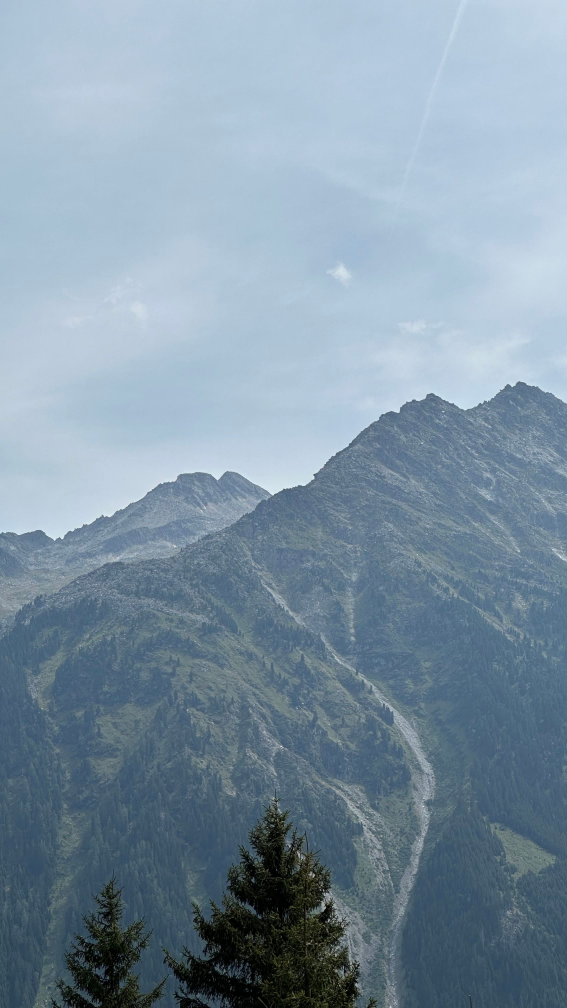
#> input picture mountain.jpg, 2268 x 4032 px (shown at 1/4 size)
$ jupyter execute flip_rotate_crop.ipynb
#> lines starting #> are read from the running program, lines starting #| are printed output that depends on the picture
[cell 1]
import cv2
import matplotlib.pyplot as plt

[cell 2]
image = cv2.imread("./mountain.jpg")
#> image is the input picture: shape (4032, 2268, 3); mean B, G, R 163.6, 147.4, 126.8

[cell 3]
img_rgb = cv2.cvtColor(image,cv2.COLOR_BGR2RGB)

[cell 4]
# 1 = horixontally
# 2 = vertically
# -1 = both axes
flip_horizontal = cv2.flip(image,1)
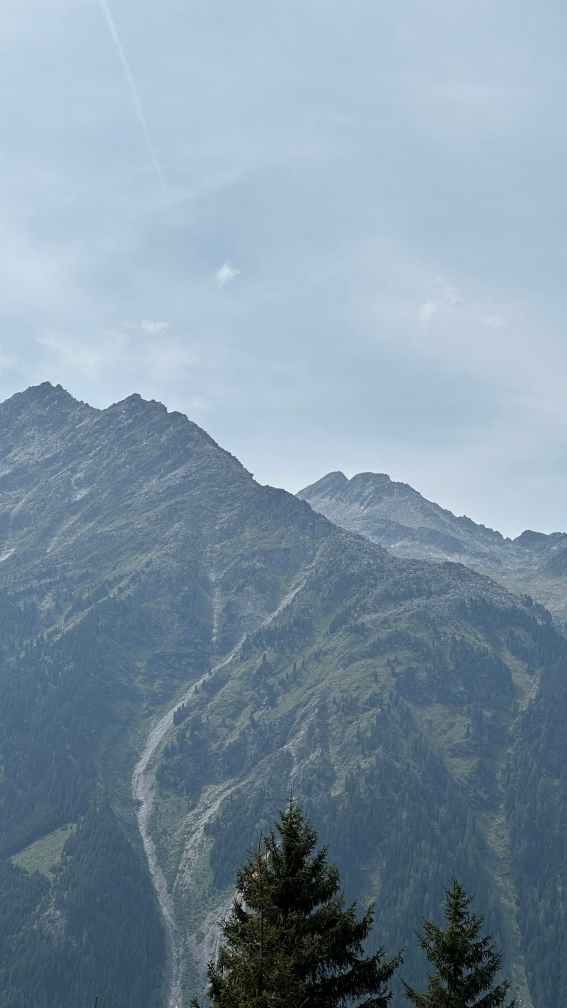
#> flip_horizontal: shape (4032, 2268, 3) (shown at 1/4 size); mean B, G, R 163.6, 147.4, 126.8
flip_vertical = cv2.flip(image, 2)
flip_both = cv2.flip(image,-1)
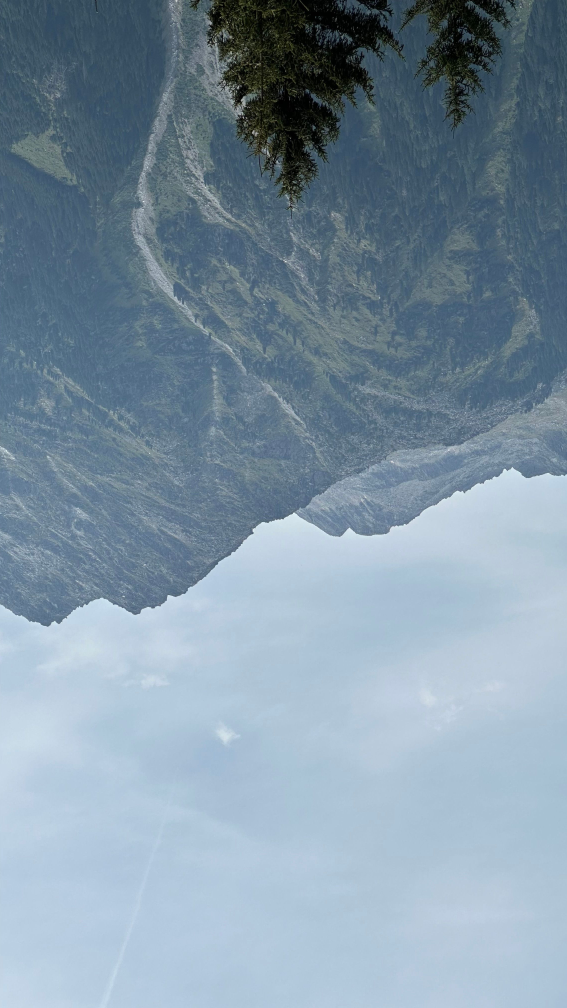
#> flip_both: shape (4032, 2268, 3) (shown at 1/4 size); mean B, G, R 163.6, 147.4, 126.8

titles = ["Original Image","Horizontal Image","Vertical Image","Flip Both Axes"]
images = [
    img_rgb,
    flip_horizontal,
    flip_vertical,
    flip_both
]
plt.figure(figsize=(12,8))
for i in range(4):
    plt.subplot(2,2,i+1)
    plt.imshow(images[i])
    plt.title(titles[i])
    plt.axis("Off")

plt.tight_layout()
plt.show()
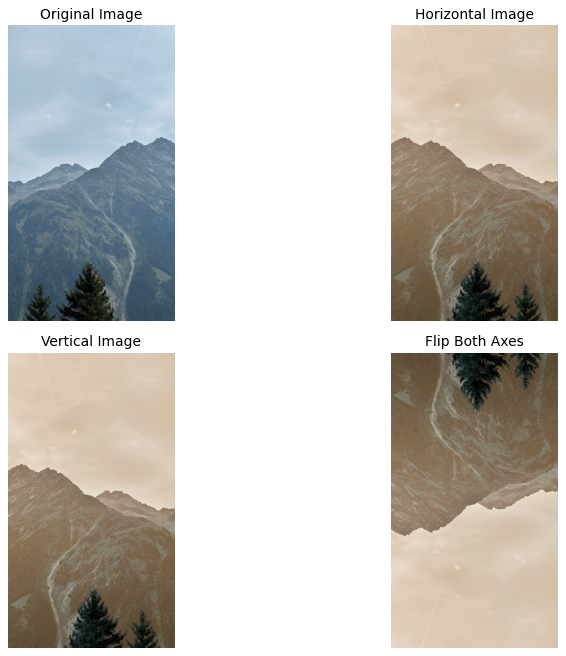
#> figure drawn by matplotlib, 4 panels; B, G, R data is drawn as R, G, B

# Rotate

[cell 5]
rotate_90_clockwise = cv2.rotate(img_rgb, cv2.ROTATE_90_CLOCKWISE)
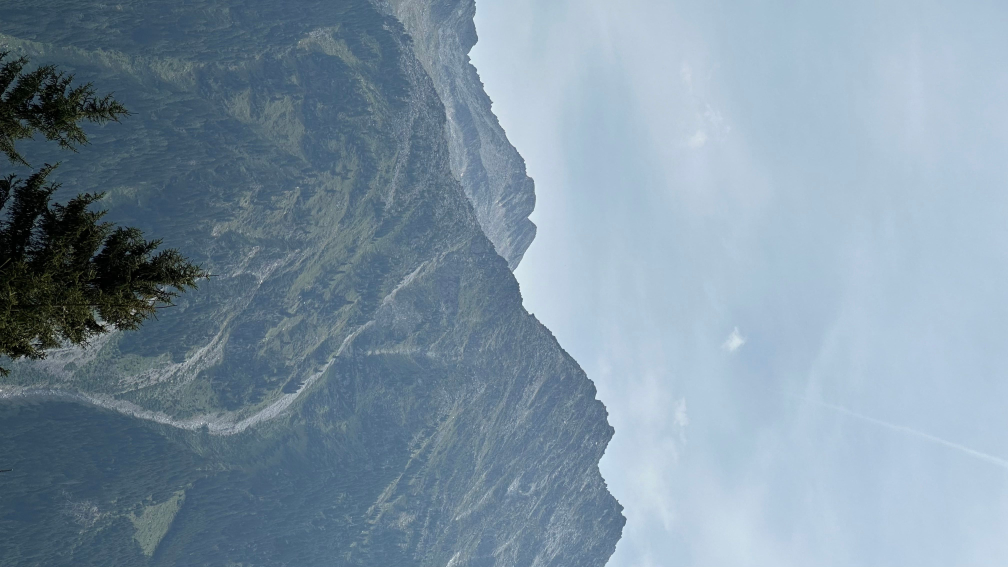
#> rotate_90_clockwise: shape (2268, 4032, 3) (shown at 1/4 size); mean R, G, B 126.8, 147.4, 163.6
rotate_90_counterclockwise = cv2.rotate(img_rgb, cv2.ROTATE_90_COUNTERCLOCKWISE)
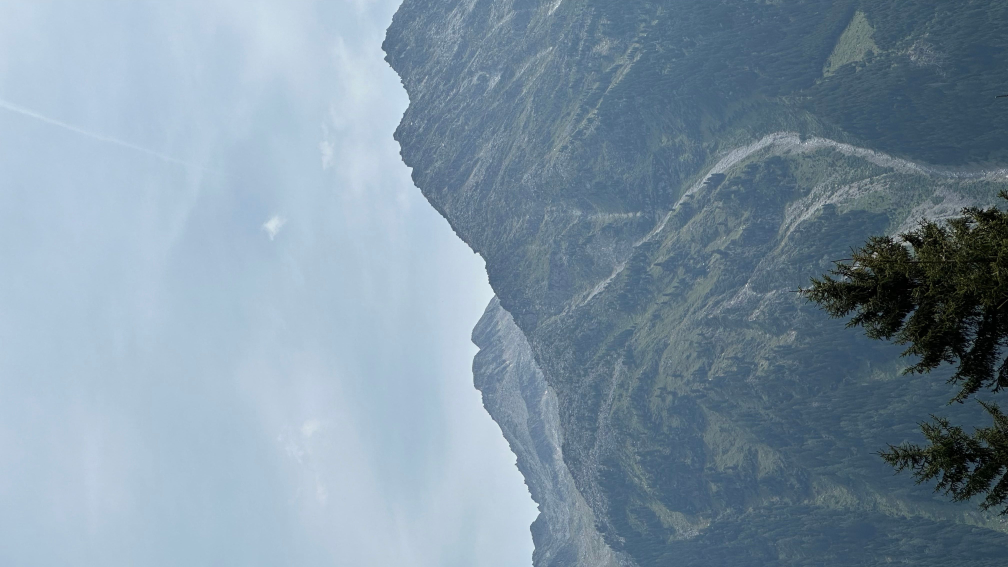
#> rotate_90_counterclockwise: shape (2268, 4032, 3) (shown at 1/4 size); mean R, G, B 126.8, 147.4, 163.6
rotate_180 = cv2.rotate(img_rgb, cv2.ROTATE_180)

titles = ["Original Image","90 Clockwise Image","90 Counter Clockwise Image","180 Image"]
images = [
    img_rgb,
    rotate_90_clockwise,
    rotate_90_counterclockwise,
    rotate_180
]
plt.figure(figsize=(12,8))
for i in range(4):
    plt.subplot(2,2,i+1)
    plt.imshow(images[i])
    plt.title(titles[i])
    plt.axis("Off")

plt.tight_layout()
plt.show()

# Cropping an Image

[cell 6]
print(img_rgb.shape)
#| (4032, 2268, 3)

[cell 7]
x_start, y_start = 400, 300
x_end, y_end = 800,900

cropped_img = img_rgb[y_start:y_end, x_start:x_end]
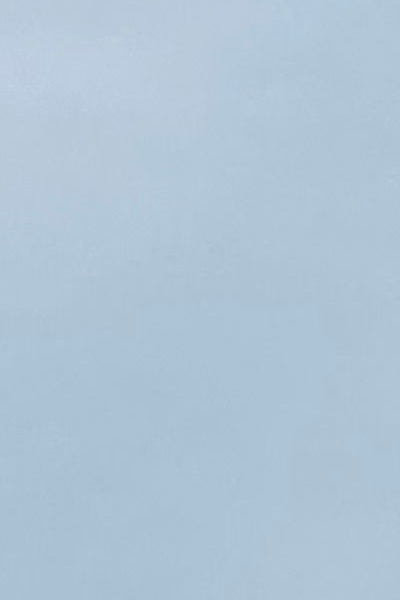
#> cropped_img: shape (600, 400, 3); mean R, G, B 176, 197, 214.4

plt.figure(figsize=(8,4))
plt.subplot(1,2,1)
plt.imshow(img_rgb)
plt.title("Original Image")
plt.axis("Off")

plt.subplot(1,2,2)
plt.imshow(cropped_img)
plt.title("Cropped Image")
plt.axis("Off")

plt.tight_layout()
plt.show()
